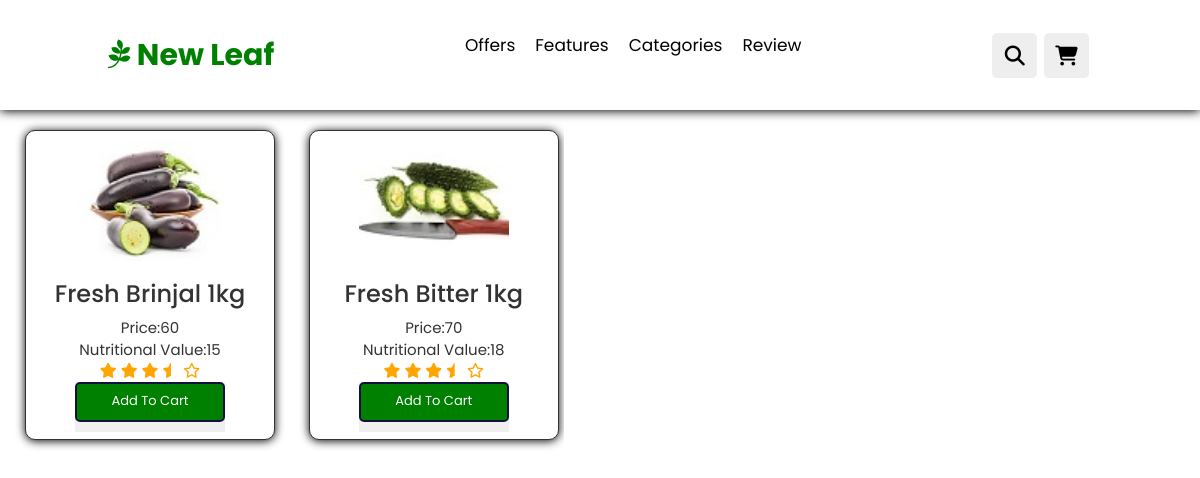
The page /New_Leaf_Grocery_Customer/products3.php?id=2 on the database its author committed.
### tables this page shows
CREATE TABLE `adproduct` (
  `product_code` int(100) NOT NULL,
  `product_name` varchar(60) NOT NULL,
  `product_desc` varchar(100) NOT NULL,
  `product_img_name` varchar(100) NOT NULL,
  `price` decimal(10,0) NOT NULL,
  `product_qty` varchar(1000) NOT NULL,
  `gi_index` int(5) NOT NULL,
  `isActive` int(10) NOT NULL,
  `c_id` varchar(100) NOT NULL
);

### New_Leaf_Grocery_Customer/products3.php (the view, shortened to what this page needs)
<?php
$serverName= "localhost";
$hostName = "root";
$password= "";
$dbname="new_leaf_mart";
$con = mysqli_connect($serverName,$hostName,$password,$dbname);
?>
<!DOCTYPE html>
<html lang="en">
<head>
    <link rel="stylesheet" href="../css/bootstrap.min.css">
    <link href="https://cdn.jsdelivr.net/npm/bootstrap@5.2.0-beta1/dist/css/bootstrap.min.css" rel="stylesheet"
>
    <link rel="stylesheet" href="https://cdnjs.cloudflare.com/ajax/libs/font-awesome/6.3.0/css/all.min.css">
    <link rel="stylesheet" href="https://cdnjs.cloudflare.com/ajax/libs/font-awesome/4.7.0/css/font-awesome.min.css">
    <link rel="stylesheet" href="style10.css">
    <link rel="stylesheet" href="https://cdnjs.cloudflare.com/ajax/libs/font-awesome/6.3.0/css/all.min.css">
    <link rel="stylesheet" href="https://maxcdn.bootstrapcdn.com/bootstrap/3.3.7/css/bootstrap.min.css">
</head>
<body>
<header class="header">
    <a class="logo" style="color:green; text-decoration: none; font-size:3rem;"><i class="fa-brands fa-pagelines"></i>&nbsp;New Leaf</a>
    <nav class="navbar">
        <a href="#offer" class="a">offers</a>
        <a href="#features" class="a">features</a>
        <a href="#categories" class="a">categories</a>
        <a href="#review" class="a">review</a>
    </nav>
    <div class="icons">
        <div class="fa fa-search" id="search-btn"></div>
        <a href="addToCart.php"><div class="fa fa-shopping-cart" id="cart-btn"></div></a>
    </div>
</header>
<div class="product-cart table-wrapper-scroll-y my-custom-scrollbar">
<?php
    $id=$_GET['id'];
    $sql="SELECT `product_code`,`product_name`,`product_desc`,`product_img_name`,`gi_index`,`price`,`isActive` FROM adproduct WHERE c_id='$id'";
    $result=mysqli_query($con,$sql);
    if(mysqli_num_rows($result)>0){
        while($row=mysqli_fetch_array($result))
    {?>
        <form method="post" action="" class="container">
            <div class="box-container">
                <div class="box">
                    <img src=<?php echo $row['product_img_name'];?>>
                    <div class="product-descrip"><h3><?php echo $row['product_desc'];?></h3></div>
                    <div class="product-information">
                        <div class="product-price">Price:<?php echo $row['price'];?></div>
                        <div class="gi-index">
                            Nutritional Value:<?php echo $row['gi_index'];?>
                        </div>
                        <div class="stars">
                            <i class="fas fa-star"></i>
                            <i class="fas fa-star"></i>
                            <i class="fas fa-star"></i>
                            <i class="fas fa-star-half"></i>
                            <i class="far fa-star"></i>
                        </div>
                        <?php if($row['isActive']==0)
                        { ?>
                            <h4 class="btnn" style="background: red;">Unavailable</h4>
                            <?php
                        }
                        else{
                        ?>
                        <button type='submit'><a class="btnn" href='addProductInCart1.php?id=<?php echo $row["product_code"];?>'>Add to cart</a></button>
                       <?php } ?>
                    </div>
                </div>
            </div>
        </form>
<?php
}
}
?>
</div>
</body>
</html>

### New_Leaf_Grocery_Customer/style10.css (style rules this page uses)
:root { --green:green; --black:#130f40; --light-color:#363434; --box-shadow:0 .1rem 1rem rgba(0,0,0.1); --border:.2rem solid rgba(0,0,0.1); --outline:.1rem solid rgba(0,0,0.1); --outline-hover:.2rem solid var(--black); }
* { font-family: 'Poppins', sans-serif; margin:0; padding:0; box-sizing: border-box; outline:none; border:none; text-decoration: none; text-transform: capitalize; }
html { font-size: 62.5%; overflow-x: hidden; scroll-behavior: smooth; scroll-padding-top: 7rem; width: fit-content; }
body { background: #eee; }
.header { position:fixed; top:0; left:0; right:0; display: flex; align-items: center; justify-content: space-between; padding: 2rem 9%; background: white; box-shadow: var(--box-shadow); }
.header .logo { font-size: 2.5rem; font-weight: bold; }
.header .logo i { color: var(--green); }
.header .navbar .a { font-size: 1.7rem; margin: 0% 1rem; color: black; text-decoration: none; display: block; }
.header .icons div { border: 0px solid; height: 4.5rem; width: 4.5rem; line-height: 4.5rem; border-radius: 0.5rem; background-color: #eee; color: black; font-size: 2rem; margin-right: .3rem; text-align: center; cursor: pointer; }
.btnn { border: .2rem solid var(--black); margin-top: 1rem; display: inline-block; padding: .8rem 3rem; font-size: 1.7rem; border-radius: .5rem; color: var(--black); cursor: pointer; background: none; width: 20rem; height: 4rem; }
.my-custom-scrollbar { position: relative; height: 350px; overflow: auto; }
.table-wrapper-scroll-y { display: block; }
.container { width: 28rem; display: contents; }
.box-container { width: 25rem; margin:1rem; display: inline-block; }
.box-container .box { height:22rem; border: 1px solid; border-radius:1rem; text-align: center; font-size: 1.5rem; background-color:white; box-shadow: var(--box-shadow); }
.box-container .box img { display: block; height: 12rem; width: 15rem; margin-left:auto; margin-right:auto; margin-top: 1rem; }
.btnn { position: relative; margin-top: 1rem; padding: .8rem 3rem; font-size: 1.3rem; color: white; cursor: pointer; background-color: var(--green); height: 4rem; width:15rem; bottom:1rem; }
.stars i { color: orange; }

### New_Leaf_Grocery_Customer/products3.php (style rules this page uses)
:root { --box-shadow:0 .1rem 1rem rgba(0,0,0.1); --border:.2rem solid rgba(0,0,0.1); --outline:.1rem solid rgba(0,0,0.1); --outline-hover:.2rem solid var(--black); }
.product-cart { position: relative; top: 12rem; }
.container { position: relative; width: 28rem; display: inline-block; }
.box-container { width: 25rem; margin:1rem; display: inline-block; }
.box-container .box { height:31rem; border: 1px solid; border-radius:1rem; text-align: center; font-size: 1.5rem; background-color:white; box-shadow: var(--box-shadow); }
.box-container .box img { display: block; height: 12rem; width: 15rem; margin-left:auto; margin-right:auto; }
.btnn { position: relative; margin-top: 1rem; padding: .8rem 3rem; font-size: 1.3rem; color: white; cursor: pointer; background-color: var(--green); height: 4rem; width:15rem; bottom:1rem; }
.stars i { color: orange; }
.my-custom-scrollbar { position: relative; height: 500px; overflow: auto; }
.table-wrapper-scroll-y { display: block; }

### rows shown on the page
adproduct: product_img_name (picture), product_desc "Fresh Brinjal 1kg", price "60", gi_index "15"
adproduct: product_img_name (picture), product_desc "Fresh Bitter 1kg", price "70", gi_index "18"
